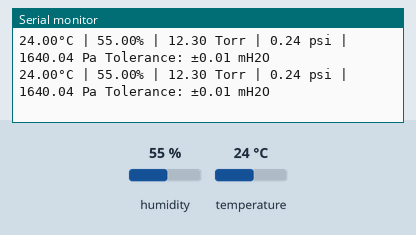
This sketch was run on a simulated Arduino Uno, built with avr-gcc and run on an emulated ATmega328P. Parts: the last lines printed to the serial monitor. Wiring (inferred from the names in the program): SHT3x sensor at I2C address 0x44. The inputs (shaded band) are chosen by the test bench; at power-on: temperature 24 °C, humidity 55 %.

Above: at 4.4 s.
4.5 s: temperature set to 10.3 °C
At 5.11 s:
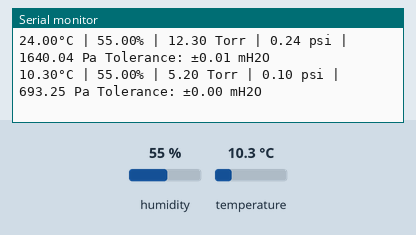
7.9 s: temperature set to 9.1 °C
At 8.22 s:
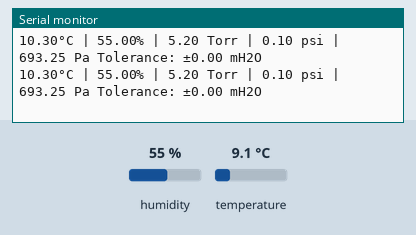
Timing chart, 0 to 10.9 s (numbered marks = the images above; inputs shaded):
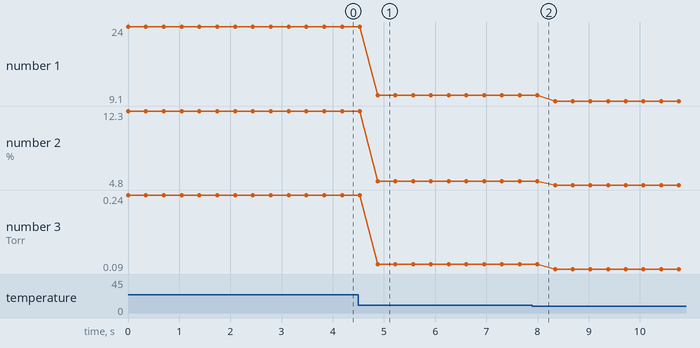

The sketch:

SHT3x.ino
```cpp
/*
VCC - Màu nâu - cấp nguồn 2.15~5.5VDC.
GND - Màu đen - cấp nguồn 0VDC (Mass).
DATA - Màu vàng.
CLK - Màu xanh dương.
 */


#include "hshop_SHT3x.h"
SHT3x Sensor;
SHT3x *p_Sensor;
void setup() {

  Serial.begin(9600);

  p_Sensor = new SHT3x;
  p_Sensor->Begin();
  free(p_Sensor);

  Sensor.Begin();
}

void loop() {
  Sensor.UpdateData();

  Serial.print(Sensor.GetTemperature()); //Celsius
  Serial.write("\xC2\xB0"); //The Degree symbol
  Serial.print("C");
  Serial.print(" | ");

  Serial.print(Sensor.GetRelHumidity());
  Serial.print("%");
  Serial.print(" | ");

  Serial.print(Sensor.GetAbsHumidity()); //Torr by default
  Serial.print(" Torr");
  Serial.print(" | ");

  Serial.print(Sensor.GetAbsHumidity(SHT3x::psi)); //Torr by default
  Serial.print(" psi");
  Serial.print(" | ");

  Serial.print(Sensor.GetAbsHumidity(SHT3x::Pa)); //Torr by default
  Serial.print(" Pa");

  //And other...

  Serial.print(" Tolerance: ±");
  Serial.print(Sensor.GetAbsHumTolerance(SHT3x::mH2O));
  Serial.print(" mH2O");


  Serial.println();
  delay(333);
}
```

hshop_SHT3x.cpp
```cpp
#include "hshop_SHT3x.h"
		SHT3x::SHT3x(int Address, ValueIfError Value, uint8_t HardResetPin, SHT3xSensor SensorType, SHT3xMode Mode)
{
	_Error = noError;
	SetAddress((uint8_t)Address);
	_ValueIfError = Value;
	SetMode(Mode);
	_SensorType = SensorType;
	_HardResetPin = HardResetPin ;

}

void	SHT3x::Begin()
{
	Wire.begin();
	_OperationEnabled = true;
}

void	SHT3x::UpdateData()
{
	_Error = noError;
	if ((_LastUpdateMillisec == 0) || ((millis()-_LastUpdateMillisec)>=_UpdateIntervalMillisec))
	{
		SendCommand(_MeasMSB,_MeasLSB);
		if (_Error == noError)
		{
			Wire.requestFrom(_Address, (uint8_t)6);
			uint32_t WaitingBeginTime = millis();
			while ((Wire.available()<6) && ((millis() - WaitingBeginTime) < _TimeoutMillisec))
			{
				//Do nothing, just wait
			}
			if ((millis() - WaitingBeginTime) < _TimeoutMillisec)
			{
				_LastUpdateMillisec = WaitingBeginTime;
				uint8_t data[6];
				for (uint8_t i = 0; i<6; i++)
				{
					data[i] = Wire.read();
				}

				if ((CRC8(data[0],data[1],data[2])) && (CRC8(data[3],data[4],data[5])))
				{
					uint16_t TemperatureRaw 	= (data[0]<<8)+(data[1]<<0);
					uint16_t RelHumidityRaw 	= (data[3]<<8)+(data[4]<<0);
					_TemperatureCeil =	((float) TemperatureRaw) * 0.00267033 - 45.;
					_TemperatureCeil =	_TemperatureCeil*_TemperatureCalibration.Factor +
										_TemperatureCalibration.Shift;
					_RelHumidity =	((float) RelHumidityRaw) * 0.0015259;
					_RelHumidity =	_RelHumidity * _RelHumidityCalibration.Factor +
									_RelHumidityCalibration.Shift;

					_Error = noError;
				}
				else
				{
					_Error = DataCorrupted;
				}
			}
			else //Timeout
			{
				_Error = Timeout;
			}
		}
		else //Error after message send
		{
			// Nothing to do, measurement commands will return NULL because of Error != noError
		}
	}
	else //LastUpdate was too recently
	{
		//Nothing to do, wait for next call
	}
}

float	SHT3x::GetTemperature(TemperatureScale Degree)
{
	//default scale is Celsius
	//At first, calculate in Celsius, than, if need, recalculate to Farenheit or Kelvin and than adjust according to calibration;
	float Temperature = _TemperatureCeil;
	if (Degree == Kel)
	{
		Temperature+=273.15;
	}
	else if (Degree == Far)
	{
		Temperature = Temperature*1.8+32.;
	}

	return ReturnValueIfError(Temperature);
}

float	SHT3x::GetRelHumidity()
{
	return ReturnValueIfError(_RelHumidity);
}

float	SHT3x::GetAbsHumidity(AbsHumidityScale Scale)
{
	float 	millikelvins = GetTemperature(Kel) / 1000.;
	float 	Pressure = 0.;
	for (uint8_t i = 0; i<6; i++)
	{
		float term = 1.;
		for (uint8_t j = 0; j<i; j++)
		{
			term *= millikelvins;
		}
		Pressure += term*_AbsHumPoly[i];
	}
	Pressure *= GetRelHumidity();
	switch (Scale)
	{
		case mmHg:
		{
			//Already in mm Hg
			break;
		}
		case Torr:
		{
			//Already in Torr
			break;
		}
		case Pa:
		{
			Pressure *= 133.322;
			break;
		}
		case Bar:
		{
			Pressure *= 0.0013332;
			break;
		}
		case At:
		{
			Pressure *= 0.0013595;
			break;
		}
		case Atm:
		{
			Pressure *= 0.0013158;
			break;
		}
		case mH2O:
		{
			Pressure *= 0.013595;
			break;
		}
		case psi:
		{
			Pressure *= 0.019337;
			break;
		}
		default:
		{
			break;
		}
	}
	return ReturnValueIfError(Pressure);
}

float 	SHT3x::GetTempTolerance(TemperatureScale Degree, SHT3xSensor SensorType)
{
	//Temperature tolerance is similar for both SHT30 and SHT31
	//At first, calculate at Celsius (similar to Kelvins), than, if need, recalculate to Farenheit
	float Temperature = GetTemperature();
	float Tolerance;
	switch (SensorType)
	{
		case SHT30:
		{
			if ((0. <= Temperature) && (Temperature <= 65.))
			{
				Tolerance = 0.2;
			}
			else if (Temperature > 65.)
			{
				//Linear from 0.2 at 65 C to 0.6 at 125 C.
				Tolerance = 0.0067 * Temperature - 0.2333;
			}
			else //if (Temperature < 0.)
			{
				//Linear from 0.6 at -40 C to 0.2 at 0 C.
				Tolerance = -0.01 * Temperature + 0.2;
			}
			break;
		}
		case SHT31:
		{
			if ((0. <= Temperature) && (Temperature <= 90.))
			{
				Tolerance = 0.2;
			}
			else if (Temperature > 65.)
			{
				//Linear from 0.2 at 90 C to 0.5 at 125 C.
				Tolerance = 0.0086 * Temperature - 0.5714;
			}
			else //if (Temperature < 0.)
			{
				//Linear from 0.3 at -40 C to 0.2 at 0 C.
				Tolerance = -0.0025 * Temperature + 0.2;
			}
			break;
		}
		case SHT35:
		{
			if (Temperature <= 0.)
			{
				Tolerance = 0.2;
			}
			else if ((0. < Temperature) && (Temperature <= 20.))
			{
				//Linear from 0.2 at 0 C to 0.1 at 20 C.
				Tolerance = -0.005 * Temperature + 0.2;
			}
			else if ((20. < Temperature) && (Temperature <= 60.))
			{
				Tolerance = 0.1;
			}
			else if ((60. < Temperature) && (Temperature <= 90.))
			{
				//Linear from 0.1 at 60 C to 0.2 at 90 C.
				Tolerance = -0.0033 * Temperature - 0.1;
			}
			else //if (90. < Temperature)
			{
				//Linear from 0.2 at 90 C to 0.4 at 125 C.
				Tolerance = 0.0057 * Temperature - 0.3143;
			}
			break;
		}
	}
	if (Degree == Far)
	{
		Tolerance *= 1.8;
	}


	return ReturnValueIfError(Tolerance);
}

float 	SHT3x::GetRelHumTolerance(SHT3xSensor SensorType)
{
	float RelHumidity = GetRelHumidity();
	float Tolerance;
	switch (SensorType)
	{
		case SHT30:
		{
			if ((10.<= RelHumidity) && (RelHumidity <= 90.))
			{
				Tolerance =  2.;
			}
			else if (RelHumidity < 10.)
			{
				//Linear from 4 at 0% to 2 at 10%
				Tolerance = -0.2 * RelHumidity + 4.;
			}
			else
			{
				//Linear from 2 at 90% to 4 at 100%
				Tolerance =  0.2 * RelHumidity - 16.;
			}
			break;
		}
		case SHT31:
		{
			Tolerance = 2.;
			break;
		}
		case SHT35:
		{
			if (RelHumidity <= 80.)
			{
				Tolerance = 1.5;
			}
			else //if (80 < RelHumidity)
			{
				//Linear from 0.5 at 80% to 2 at 100%
				Tolerance = 0.025 * RelHumidity - 0.5;
			}
			break;
		}
	}
	return ReturnValueIfError(Tolerance);

}

float 	SHT3x::GetAbsHumTolerance(AbsHumidityScale Scale, SHT3xSensor SensorType)
{
	/*	Dependence of absolute humidity is similar (from 0 to 80C) to P = H*a*exp(b*T),
	*	where P is absolute humidity, H is relative humidity, T is temperature (Celsius),
	*	a ~= 0.0396, b~=0.0575.
	*	So its relative tolerance dP/P =  square root  [ (dH/H)^2 + (b*dT)^2 ].
	*/

	float RelHumidityRelTolerance = GetRelHumTolerance(SensorType)/GetRelHumidity();
	float TemperatureRelTolerance = 0.0575*GetTempTolerance(Cel, SensorType);
	RelHumidityRelTolerance*=RelHumidityRelTolerance;
	TemperatureRelTolerance*=TemperatureRelTolerance;
	return	ReturnValueIfError(
			GetAbsHumidity(Scale) * sqrt(RelHumidityRelTolerance+TemperatureRelTolerance)
			);
}

void	SHT3x::SetMode(SHT3xMode Mode)
{
	switch (Mode)
	{
		case Single_HighRep_ClockStretch:
		{
			_MeasMSB=0x2C;
			_MeasLSB=0x06;
			break;
		}
		case Single_MediumRep_ClockStretch:
		{
			_MeasMSB=0x2C;
			_MeasLSB=0x0D;
			break;
		}
		case Single_LowRep_ClockStretch:
		{
			_MeasMSB=0x2C;
			_MeasLSB=0x10;
			break;
		}
		case Single_HighRep_NoClockStretch:
		{
			_MeasMSB=0x24;
			_MeasLSB=0x00;
			break;
		}
		case Single_MediumRep_NoClockStretch:
		{
			_MeasMSB=0x24;
			_MeasLSB=0x0B;
			break;
		}
		case Single_LowRep_NoClockStretch:
		{
			_MeasMSB=0x24;
			_MeasLSB=0x16;
			break;
		}
		default:
		{
			_MeasMSB=0x2C;
			_MeasLSB=0x06;
			break;
		}

	}
}

void	SHT3x::SetTemperatureCalibrationFactors(CalibrationFactors TemperatureCalibration)
{
	_TemperatureCalibration = TemperatureCalibration;
}

void	SHT3x::SetRelHumidityCalibrationFactors(CalibrationFactors RelHumidityCalibration)
{
	_RelHumidityCalibration = RelHumidityCalibration;
}

void	SHT3x::SetTemperatureCalibrationPoints(CalibrationPoints SensorValues, CalibrationPoints Reference)
{
	_TemperatureCalibration.Factor = (Reference.Second - Reference.First) / (SensorValues.Second - SensorValues.First);
	_TemperatureCalibration.Shift = Reference.First - _TemperatureCalibration.Factor * SensorValues.First;
}

void	SHT3x::SetRelHumidityCalibrationPoints(CalibrationPoints SensorValues, CalibrationPoints Reference)
{
	_RelHumidityCalibration.Factor = (Reference.Second - Reference.First) / (SensorValues.Second - SensorValues.First);
	_RelHumidityCalibration.Shift = Reference.First - _RelHumidityCalibration.Factor * SensorValues.First;
}

void 	SHT3x::SoftReset()
{
	SendCommand(0x30, 0xA2);
}

void	SHT3x::HardReset()
{
	if (_HardResetPin<100) //MEGA2560 have only 68 pins
	{
		pinMode(_HardResetPin,OUTPUT);
		digitalWrite(_HardResetPin,LOW);
		delayMicroseconds(1); //Reset pin have to be LOW at least 350ns, so 1 usec is enough. I think, there is no need for micros() for 1 usec.
		digitalWrite(_HardResetPin,HIGH);
	}
}

void	SHT3x::HeaterOn()
{
	SendCommand(0x30, 0x6D);
}

void	SHT3x::HeaterOff()
{
	SendCommand(0x30, 0x66);
}

void	SHT3x::SetAddress(uint8_t Address)
{
	if ((Address == 0x44) || (Address == 0x45))
	{
		_Address = Address;
	}
	else
	{
		_Error = WrongAddress;
	}
}

void	SHT3x::SetUpdateInterval(uint32_t UpdateIntervalMillisec)
{
	if (UpdateIntervalMillisec > 0)
	{
		_UpdateIntervalMillisec = UpdateIntervalMillisec;
	}
}

void	SHT3x::SetTimeout(uint32_t TimeoutMillisec)
{
	if (TimeoutMillisec > 0)
	{
		_TimeoutMillisec = _TimeoutMillisec;
	}
}

void 	SHT3x::I2CError(uint8_t I2Canswer)
{
				switch (I2Canswer)
			{
				case 0:
				{
					_Error = noError;
					break;
				}
				case 1:
				{
					_Error = TooMuchData;
					break;
				}
				case 2:
				{
					_Error = AddressNACK;
					break;
				}
				case 3:
				{
					_Error = DataNACK;
					break;
				}
				case 4:
				{
					_Error = OtherI2CError;
					break;
				}
				default:
				{
					_Error = UnexpectedError;
					break;
				}
			}
}

void 	SHT3x::SendCommand(uint8_t MSB, uint8_t LSB)
{
	if (_OperationEnabled)
	{
		//Everything is OK, nothing to do
	}
	else
	{
		Wire.begin();
		_OperationEnabled = true;
	}
	Wire.beginTransmission(_Address);
	// Send Soft Reset command
	Wire.write(MSB);
	Wire.write(LSB);
	// Stop I2C transmission
	uint8_t success = Wire.endTransmission();
}

bool 	SHT3x::CRC8(uint8_t MSB, uint8_t LSB, uint8_t CRC)
{
	/*
	*	Name  : CRC-8
	*	Poly  : 0x31	x^8 + x^5 + x^4 + 1
	*	Init  : 0xFF
	*	Revert: false
	*	XorOut: 0x00
	*	Check : for 0xBE,0xEF CRC is 0x92
	*/
	uint8_t crc = 0xFF;
	uint8_t i;
	crc ^=MSB;

		for (i = 0; i < 8; i++)
			crc = crc & 0x80 ? (crc << 1) ^ 0x31 : crc << 1;

	crc ^= LSB;
	for (i = 0; i < 8; i++)
				crc = crc & 0x80 ? (crc << 1) ^ 0x31 : crc << 1;

	if (crc==CRC)
	{
		return true;
	}
	else
	{
		return false;
	}
}

uint8_t	SHT3x::GetError()
{
	return _Error;
}

float	SHT3x::ReturnValueIfError(float Value)
{
	if (_Error == noError)
	{
		return Value;
	}
	else
	{
		if (_ValueIfError == PrevValue)
		{
			return Value;
		}
		else
		{
			return 0.;
		}
	}
}

void	SHT3x::ToReturnIfError(ValueIfError Value)
{
	_ValueIfError = Value;
}
```

hshop_SHT3x.h
```cpp
/*
	Arduino library for Sensirion temperature and humidity sensors SHT30, SHT31 & SHT35.
	the heavy version.
	Check for /examples for examples of different use cases.

	The datasheet I followed is:
	https://www.sensirion.com/fileadmin/user_upload/customers/sensirion/Dokumente/2_Humidity_Sensors/Sensirion_Humidity_Sensors_SHT3x_Datasheet_digital.pdf
	For more simple version check the SimpleSHT3x library.

	The constructor structure:
	SHT3x(	int Address = 0x44, //I2C device address, 0x44 or 0x45
				ValueIfError Value = Zero, //What to return in case of errors. Zero or PrevValue
				uint8_t HardResetPin = 255, //Number of pin RESET connected to (input from 100 to 255 if not used)
				SHT3xSensor SensorType = SHT30, //Sensor type, SHT30, SHT31 or SHT35.
				SHT3xMode Mode=Single_HighRep_ClockStretch //Operation mode , look for "enum SHT3xMode"
				);

	Supports:
		Temperature data at Celsius, Kelvin and Fahrenheit scales.
		Relative humidity data.
		Absolute humidity data at Torr, mm Hg, Pa, bar, technical and standard atmosphere, psi scales.
		Data integrity (by CRC8 algorithm) (datasheet/section 4.12).
		Temperature, relative and absolute humidity tolerances (in dependence from measured values)
		Calibration (linear) of temperature and humidity data by factors or by reverse sensor values (2 points)
		Heater On/Off (integrated to SHT3x sensor) (datasheet/section 4.10)
		Different sensor actions modes (datasheet/section 4.3)
		Reset: soft (I2C) and hard (by corresponding pin) (datasheet/section 4.9)

	Do not supports:
		Action in periodic mode (datasheet/section 4.5)
		Interrupts (datasheet/section 3.5)


	Note 1: by default, the data from sensor updates not faster, than 2 times a second.
	For faster update use SetUpdateInterval(uint32_t UpdateIntervalMillisec); but do not exceed the datasheet values (10 measurments per second (100 ms)) because of sensor self-heating (datasheet/section 4.5, at the end of Table 9)

	Note 2: The sensor type affects the tolerance values only.


	Created by Risele for everyone's use (profit and non-profit).

	ALL THESE WOR_DS
	ARE YOURS EXCEPT
	RISELE
	ATTEMPT NO
	namechangING THERE
	USE THEM TOGETHER
	USE THEM IN PEACE

*/


#ifndef SHT3x_h
	#define SHT3x_h


	//Arduino standart libraries
	#if defined(ARDUINO) && ARDUINO >= 100
		#include "Arduino.h"
		#else
		#include "WProgram.h"
	#endif
	//Arduino I2C/TWI library
	#include <Wire.h>
	//For calculating the tolerance of absolute humidity
	#include <math.h>


	class SHT3x
	{
	public:
	enum ValueIfError //Define, what to return in case of error: Zero or previous value
	{
		Zero,
		PrevValue
	};
	enum SHT3xMode
	{
		Single_HighRep_ClockStretch,
		Single_MediumRep_ClockStretch,
		Single_LowRep_ClockStretch,
		Single_HighRep_NoClockStretch,
		Single_MediumRep_NoClockStretch,
		Single_LowRep_NoClockStretch
	};
	enum SHT3xSensor
	{
		SHT30,
		SHT31,
		SHT35
	};
	enum TemperatureScale
	{
		Cel,
		Far,
		Kel
	};
	enum AbsHumidityScale
	{
		mmHg,
		Torr, 	//same as mm Hg
		Pa,
		Bar,
		At,	 	//Techical atmosphere
		Atm,	//Standart atmosphere
		mH2O,
		psi,
	};
	struct CalibrationPoints
	{
		float First;
		float Second;
	};
	struct CalibrationFactors
	{
		CalibrationFactors():Factor(1.), Shift(0.){}
		float Factor;
		float Shift;
	};

		SHT3x(	int Address = 0x44,
				ValueIfError Value = Zero,
				uint8_t HardResetPin = 255,
				SHT3xSensor SensorType = SHT30,
				SHT3xMode Mode=Single_HighRep_ClockStretch);

		void Begin();
		void UpdateData();

		float GetTemperature(TemperatureScale Degree = Cel);
		float GetRelHumidity();
		float GetAbsHumidity(AbsHumidityScale Scale = Torr);
		float GetTempTolerance(TemperatureScale Degree = Cel, SHT3xSensor SensorType = SHT30);
		float GetRelHumTolerance(SHT3xSensor SensorType = SHT30);
		float GetAbsHumTolerance(AbsHumidityScale Scale = Torr, SHT3xSensor SensorType = SHT30);


		uint8_t GetError();

		void SetMode(SHT3xMode Mode = Single_HighRep_ClockStretch);
		void SetTemperatureCalibrationFactors(CalibrationFactors TemperatureCalibration);
		void SetRelHumidityCalibrationFactors(CalibrationFactors RelHumidityCalibration);
		void SetTemperatureCalibrationPoints(CalibrationPoints SensorValues, CalibrationPoints Reference);
		void SetRelHumidityCalibrationPoints(CalibrationPoints SensorValues, CalibrationPoints Reference);

		void SoftReset();
		void HardReset();

		void HeaterOn();
		void HeaterOff();

		void SetAddress(uint8_t NewAddress);
		void SetUpdateInterval(uint32_t UpdateIntervalMillisec);
		void SetTimeout(uint32_t TimeoutMillisec);


		private:
		float _TemperatureCeil;
		float _RelHumidity;
		bool _OperationEnabled 	= false;
		uint8_t _HardResetPin;
		ValueIfError _ValueIfError;
		uint8_t _MeasLSB; 	//Data read command, Most Significant Byte
		uint8_t _MeasMSB; 	//Data read command, Most Significant Byte
		uint8_t _Address;
		SHT3xSensor _SensorType;
		uint32_t _UpdateIntervalMillisec = 500;
		uint32_t _LastUpdateMillisec = 0;
		uint32_t _TimeoutMillisec = 100;
		void SendCommand(uint8_t MSB, uint8_t LSB);
		bool CRC8(uint8_t MSB, uint8_t LSB, uint8_t CRC);
		float ReturnValueIfError(float Value);
		void ToReturnIfError(ValueIfError Value);
		CalibrationFactors _TemperatureCalibration;
		CalibrationFactors _RelHumidityCalibration;

		/*
			* 	Factors for poly for calculating absolute humidity (in Torr):
			*	P = (RelativeHumidity /100%) * sum(_AbsHumPoly[i]*T^i)
			*	where P is absolute humidity (Torr/mm Hg),
			*	T is Temperature(Kelvins degree) / 1000,
			* 	^ means power.
			*	For more data, check the NIST chemistry webbook:
			*	http://webbook.nist.gov/cgi/cbook.cgi?ID=C7732185&Units=SI&Mask=4&Type=ANTOINE&Plot=on#ANTOINE
		*/
		float _AbsHumPoly[6] ={-157.004, 3158.0474, -25482.532, 103180.197, -209805.497, 171539.883};

		enum Errors
		{
			noError 		= 0,
			Timeout 		= 1,
			DataCorrupted 	= 2,
			WrongAddress	= 3,
			//I2C errors
			TooMuchData 	= 4,
			AddressNACK 	= 5,
			DataNACK 		= 6,
			OtherI2CError 	= 7,
			UnexpectedError = 8
		} _Error;
		void I2CError(uint8_t I2Canswer);

	};
#endif //SHT3x_h
```

Measured:
- after the input at 4.5 s, the serial monitor: prints a new line after 0.38 s (image 1)
- plotted number 1: 24 → 10.3 after the input at 4.5 s, 10.3 → 9.1 after the input at 7.9 s
- plotted number 2: 12.3 → 5.2 after the input at 4.5 s, 5.2 → 4.8 after the input at 7.9 s
- plotted number 3: 0.24 → 0.1 after the input at 4.5 s, 0.1 → 0.09 after the input at 7.9 s
